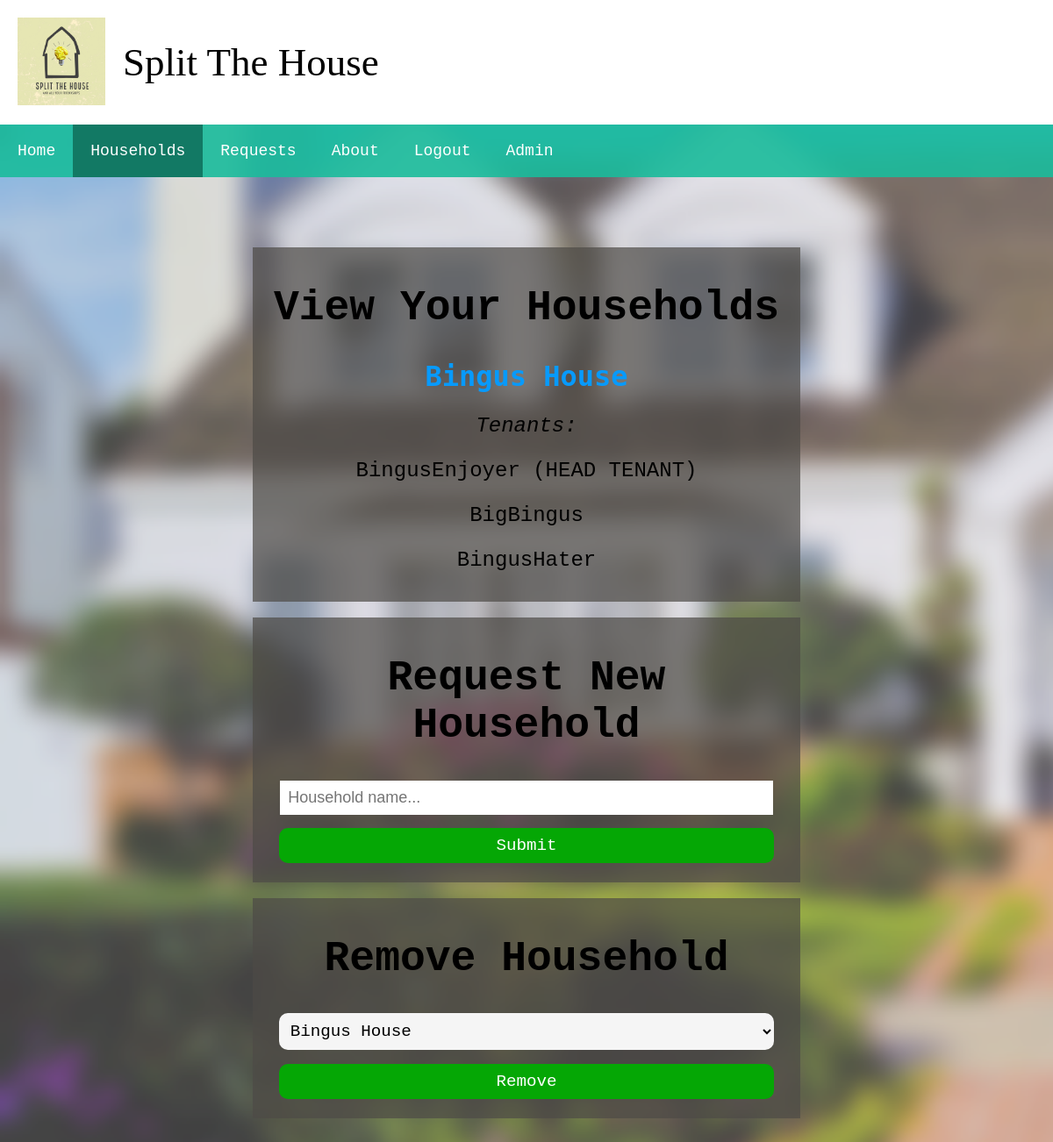
/households (signed in), run on the app's committed database.
### db_schema.py (models this page shows, shortened)
class Households(db.Model):
    __tablename__='households'
    id = db.Column(db.Integer, primary_key=True)
    name = db.Column(db.Text())
    head_tenant = db.Column(db.Integer)
    approved = db.Column(db.Boolean)

class User(db.Model):
    __tablename__='users'
    id = db.Column(db.Integer, primary_key=True)
    username = db.Column(db.String(20)) # i am allowing repeat usernames, but emails will be unique.
    email = db.Column(db.String(30), unique=True)
    password = db.Column(db.String(1000))
    admin = db.Column(db.Boolean)

### main.py (the view)
@app.route('/households')
def households():
    currentpage="/households"
    user_id = session.get('userid')
    if user_id == None:
        return redirect('/nouserfound')
    links = getLinks() #we query the amount of houses this user is eligible to see. (those that link them with a approved tenancy to an approved house)
    houseCount = Households.query.filter(Households.id==Tenancy.household_id, user_id==Tenancy.user_id, Tenancy.approved==True, Households.approved==True).count()
    if houseCount!=0:
        households = Households.query.filter(Households.id==Tenancy.household_id, user_id==Tenancy.user_id, Tenancy.approved==True, Households.approved==True)
        userlists = [] # we get those households and then go through every one, adding a list of users for each house to be used by jinja2.
        for house in households:
            users = [] # get the users that have a tenancy with this house, add them to a list
            users.append(User.query.filter(User.id==Tenancy.user_id, house.id==Tenancy.household_id, Tenancy.approved==True))
            userlists.append(users) # add this to a list of users for each house.
        removables = Households.query.filter(Households.id==Tenancy.household_id, Households.head_tenant==user_id, Tenancy.approved==True, Households.approved==True)
        removablesSize = removables.count() #we get the households and the amount of them that can be removed (e.g. the current user is head tenant of)
        removable = False
        if removablesSize>0: # if some houses are removable, we say removable to know when not to show in jinja2
            removable = True
        nohouses=False # since there are houses, we set it to false so we can display houses.
    else:
        removable=False # otherwise, everything is empty, nothing to display.
        nohouses=True
        households=[]
        removables=[]
        userlists=[]
    return render_template('households.html', residences=households, userlists=userlists, currentpage=currentpage, links=links, nohouses=nohouses, removable=removable, removables=removables)

### main.py (called while the page is built)
def getLinks():
    user_id = session.get('userid')
    user = User.query.filter_by(id=user_id).first()
    if(user==None):
        return defaultLinks
    if(user.admin==True):
        return adminLinks
    else:
        return userLinks

### templates/households.html (shortened to what this page needs)
<!DOCTYPE html>
<html lang="en">
    <head>
        <link rel="stylesheet" href="static/css/main.css" type="text/css" charset="utf-8">
    </head>
    <body>
        <div class="header">
            {% include "loginnavbar.html" %}
        </div>
        <div class="maincontent">
            <div class="maintext">
                <h1>View Your Households</h1>
                {% for residence in residences %}
                    <form method="POST" action='setview'>
                        <button class="clickbutton"><b>{{residence.name}}</b></button>
                    </form>
                    <p><i>Tenants:</i></p>
                    <div class="displayhouseholds">
                        {% for users in userlists[loop.index0] %}
                            {% for user in users %}
                                <p>{{user.username}} {% if residence.head_tenant==user.id %} (HEAD TENANT) {% endif %}</p>
                            {% endfor %}
                        {% endfor %}
                    </div>
                {% endfor %}
            </div>
            <br>
            <div class="maintext">
                <form method="POST" action='addhousehold'>
                    <h1>Request New Household</h1>
                    <input id="householdname" class="maininput" placeholder="Household name..." name="HouseholdName">
                    <input id="addhousehold" class="mainbutton" type='submit' value='Submit'>
                </form>
            </div>
            <br>
            {% if removable == True %}
                <div class="maintext">
                    <h1>Remove Household</h1>
                    <form method="POST" action='removehousehold'>
                        <select id="houseid" class="mainselector" name="HouseID">
                            {% for house in removables %}
                                <option value="{{house.id}}">{{house.name}}</option>
                            {% endfor %}
                        </select>
                        <input id="removehousehold" class='mainbutton' type='submit' value='Remove'>
                    </form>
                </div>
            {% endif %}
        </div>
    </body>
</html>

### templates/loginnavbar.html
<html lang="en">
    <ul class="sitebar">
      <li><img src="static/css/logo.png"></li>
      <li><p>Split The House</p></li>
    </ul>
</html>
<html lang="en">
    <ul class="navbar">
      {% for link in links %}
        {% if currentpage==link[0] %}
          <li class = active><a href="{{ link[0] }}">{{ link[1] }}</a></li>
        {% else %}
          <li><a href="{{ link[0] }}">{{ link[1] }}</a></li>
        {% endif %}
      {% endfor %}
    </ul>
</html>

### static/css/main.css (style rules this page uses)
.maintext { font-family: 'Courier New', Courier, monospace; font-size: x-large; color: rgb(0, 0, 0); text-align: center; padding: 10px; background: rgb(77, 74, 70); background: rgba(77, 74, 70, 0.7); margin-right: 20%; margin-left: 20%; }
.maincontent { padding: 80px; }
.maininput { border: none; padding: 1.5%; width: 90%; margin: 0.5%; text-align: left; font-size: large; }
.mainbutton { border: none; background-color: rgb(5, 167, 5); font-family: 'Courier New', Courier, monospace; font-size: 80%; color: white; margin:2%; border-radius: 10px; padding: 1.5%; width: 93.5%; cursor: pointer; }
.mainselector { border: none; background-color: whitesmoke; font-family: 'Courier New', Courier, monospace; font-size: 80%; color: black; margin: 0.5%; border-radius: 10px; padding: 1.5%; width: 93.5%; cursor: pointer; }
.sitebar { list-style-type: none; margin: 0; padding: 0; background: rgb(255, 255, 255); overflow: hidden; }
.sitebar img { height: 100px; width: 100px; display: block; padding: 20px; }
.sitebar li { float: left; }
.sitebar p { display: block; padding: 0; font-size: 45px; font-family: "Brush Script MT", "Brush Script Std", cursive; color: black; text-decoration: none; }
.navbar { list-style-type: none; margin: 0; padding: 0; background: rgb(26, 188, 156); background: rgba(26, 188, 156, 0.9); overflow: hidden; }
.navbar li { float: left; }
.navbar a { display: block; padding: 20px; font-size: large; font-family: "FeeMono", monospace; color: white; text-decoration: none; }
.active { background-color: rgb(18, 121, 100); }
body { margin: 0; background-color: whitesmoke; }

### templates/households.html (style rules this page uses)
.displayhouseholds { list-style: none; }
.clickbutton { background: none; border: none; padding: 0; cursor: pointer; font-size: xx-large; color: rgb(7, 154, 252); font-family: 'DejaVu Sans Mono', monospace; }
body { background-image: url('static/css/householdspage.png'); height: 100%; background-repeat: no-repeat; background-size: cover; }

### data on the page
Households: name "Bingus House"
User: username "BingusEnjoyer", shows "(HEAD TENANT)"
User: username "BigBingus"
User: username "BingusHater"

### other printed values
{{ link[1] }} "Home" "Requests" "About" "Logout" "Admin"
{{ link[1] }} "Households"
form field HouseID "Bingus House"
